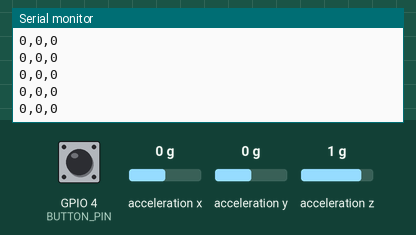
This sketch was run on a simulated ESP32. Shown: the last lines printed to the serial monitor. Wiring (inferred from the names in the program): MPU-6050 motion sensor at I2C address 0x68. Inputs (shaded band) come from the test bench; at power-on: acceleration x 0 g, GPIO 4 (BUTTON_PIN) HIGH, acceleration y 0 g, acceleration z 1 g. Nothing arrives over Bluetooth unless stated; a phone connects over Bluetooth LE 3 s after start.

Above: at 2.2 s.
2.3 s: acceleration x set to -1.4 g
At 3.4 s:
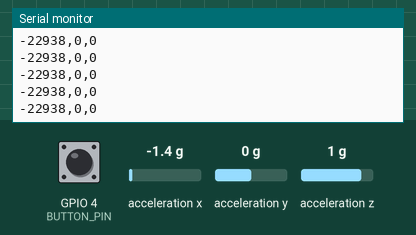
5.3 s: GPIO 4 (BUTTON_PIN) pulled LOW for 0.15 s
6.9 s: acceleration y set to -1.4 g
At 7.6 s:
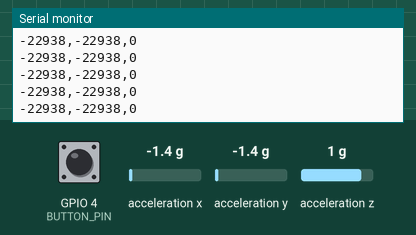
8.4 s: GPIO 4 (BUTTON_PIN) pulled LOW for 1 s
At 9.2 s:
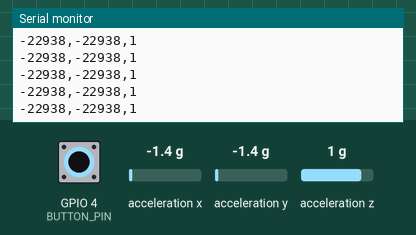
10.9 s: acceleration x set to -0.8 g
At 11.4 s:
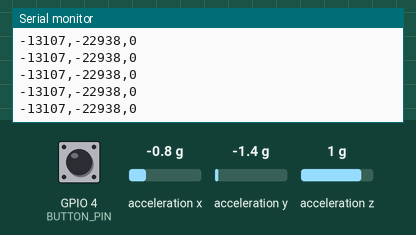
Timing chart, 0 to 13.9 s (numbered marks = the images above; inputs shaded):
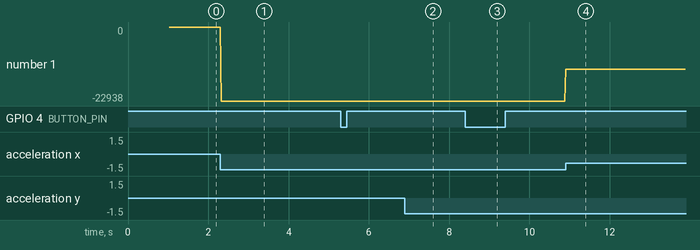

The sketch:

mouse_control_esp32_ble.ino
```cpp
#include <Wire.h>
#include <BLEDevice.h>
#include <BLEServer.h>
#include <BLEUtils.h>
#include <BLE2902.h>

// ============================================================
// HARDWARE CONFIGURATION
// ============================================================

#define MPU6050_ADDR 0x68
#define SDA_PIN 21
#define SCL_PIN 22
#define BUTTON_PIN 4

// ============================================================
// BLUETOOTH CONFIGURATION
// Must match the Python controller
// ============================================================

#define DEVICE_NAME "GestureAssist-BLE"

#define SERVICE_UUID \
  "7f510001-1b15-4d9c-8f8a-7e9d4c2a1000"

#define CHARACTERISTIC_UUID \
  "7f510002-1b15-4d9c-8f8a-7e9d4c2a1000"

// ============================================================
// GLOBAL VARIABLES
// ============================================================

BLEServer *bleServer = nullptr;
BLECharacteristic *sensorCharacteristic = nullptr;

volatile bool deviceConnected = false;

// ============================================================
// BLE SERVER CALLBACKS
// ============================================================

class GestureServerCallbacks : public BLEServerCallbacks {
  void onConnect(BLEServer *server) override {
    deviceConnected = true;
    Serial.println("BLE client connected");
  }

  void onDisconnect(BLEServer *server) override {
    deviceConnected = false;
    Serial.println("BLE client disconnected");

    delay(200);
    BLEDevice::startAdvertising();

    Serial.println("BLE advertising restarted");
  }
};

// ============================================================
// MPU6050 INITIALIZATION
// ============================================================

bool initializeMPU6050() {
  Wire.beginTransmission(MPU6050_ADDR);
  Wire.write(0x6B);  // Power management register
  Wire.write(0x00);  // Wake up MPU6050

  return Wire.endTransmission() == 0;
}

// ============================================================
// SETUP
// ============================================================

void setup() {
  Serial.begin(115200);
  delay(1000);

  Serial.println();
  Serial.println("================================");
  Serial.println("GestureAssist ESP32 Starting");
  Serial.println("================================");

  // Initialize I2C and button
  Wire.begin(SDA_PIN, SCL_PIN);
  pinMode(BUTTON_PIN, INPUT_PULLUP);

  // Initialize MPU6050
  if (!initializeMPU6050()) {
    Serial.println("ERROR: MPU6050 not detected!");
    Serial.println("Check SDA, SCL, VCC and GND.");

    while (true) {
      delay(1000);
    }
  }

  Serial.println("MPU6050 initialized");

  // Initialize BLE
  BLEDevice::init(DEVICE_NAME);

  bleServer = BLEDevice::createServer();
  bleServer->setCallbacks(new GestureServerCallbacks());

  BLEService *service =
      bleServer->createService(SERVICE_UUID);

  // Create the sensor characteristic
  sensorCharacteristic = service->createCharacteristic(
      CHARACTERISTIC_UUID,
      BLECharacteristic::PROPERTY_READ |
      BLECharacteristic::PROPERTY_NOTIFY
  );

  // Required for BLE notification subscription
  BLE2902 *descriptor = new BLE2902();
  descriptor->setNotifications(true);
  sensorCharacteristic->addDescriptor(descriptor);

  sensorCharacteristic->setValue("0,0,0");

  // Start BLE service
  service->start();

  // Configure advertising
  BLEAdvertising *advertising = BLEDevice::getAdvertising();
  advertising->addServiceUUID(SERVICE_UUID);
  advertising->setScanResponse(true);
  advertising->setMinPreferred(0x06);
  advertising->setMinPreferred(0x12);

  BLEDevice::startAdvertising();

  Serial.println("BLE advertising started");
  Serial.print("Device name: ");
  Serial.println(DEVICE_NAME);

  Serial.println("Service UUID: " SERVICE_UUID);
  Serial.println("Characteristic UUID: " CHARACTERISTIC_UUID);
  Serial.println("Data format: X,Y,BUTTON");
  Serial.println("Waiting for Python connection...");
}

// ============================================================
// READ MPU6050 ACCELEROMETER
// ============================================================

bool readSensor(int16_t &x, int16_t &y) {
  Wire.beginTransmission(MPU6050_ADDR);
  Wire.write(0x3B);  // Accelerometer X high byte

  if (Wire.endTransmission(false) != 0) {
    return false;
  }

  if (Wire.requestFrom(MPU6050_ADDR, 6, true) != 6) {
    return false;
  }

  x = (int16_t)((Wire.read() << 8) | Wire.read());
  y = (int16_t)((Wire.read() << 8) | Wire.read());

  // Discard Z-axis bytes
  Wire.read();
  Wire.read();

  return true;
}

// ============================================================
// MAIN LOOP
// ============================================================

void loop() {
  int16_t accelX;
  int16_t accelY;

  if (!readSensor(accelX, accelY)) {
    delay(20);
    return;
  }

  // Button connected to GND when pressed
  int button = (digitalRead(BUTTON_PIN) == LOW) ? 1 : 0;

  // Create CSV message: X,Y,BUTTON
  char data[32];

  snprintf(
      data,
      sizeof(data),
      "%d,%d,%d",
      (int)accelX,
      (int)accelY,
      button
  );

  // USB Serial Monitor debugging
  Serial.println(data);

  // Send sensor readings through BLE notifications
  if (deviceConnected && sensorCharacteristic != nullptr) {
    sensorCharacteristic->setValue(
        (uint8_t *)data,
        strlen(data)
    );

    sensorCharacteristic->notify();
  }

  delay(20);
}
```

Measured:
- after the input at 2.3 s, the serial monitor: prints a new line at once (image 1)
- after the input at 6.9 s, the serial monitor: prints a new line at once (image 2)
- after the input at 8.4 s, the serial monitor: prints a new line at once (image 3)
- after the input at 10.9 s, the serial monitor: prints a new line at once (image 4)
- plotted number 1: 0 → -22938 after the input at 2.3 s, -22938 → -13107 after the input at 10.9 s
